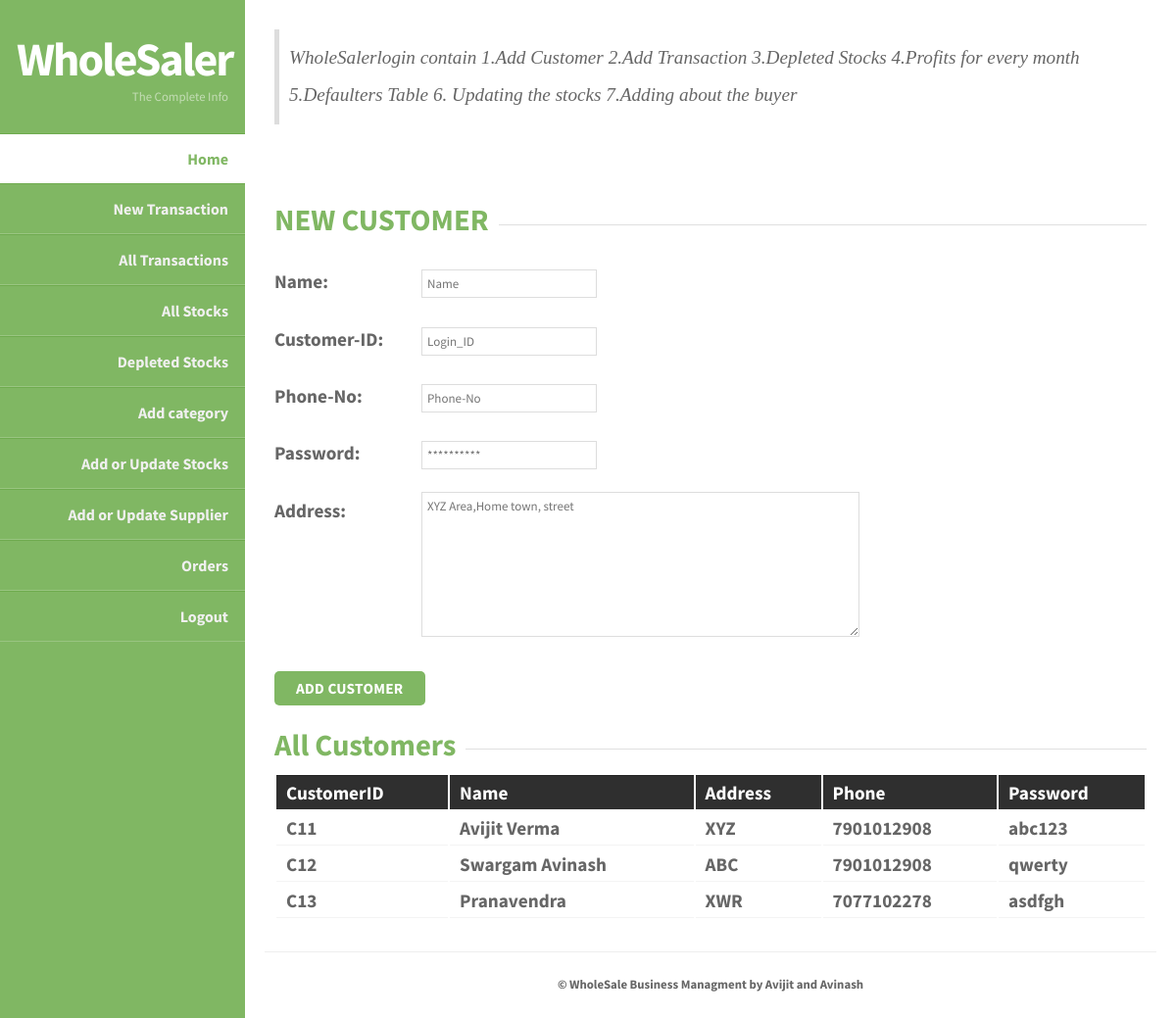
The page /PHP_files/WholeSaler-Login.php (signed in) on the database its author committed.
### tables this page shows
CREATE TABLE `customer_information` (
  `CustomerID` varchar(30) NOT NULL,
  `Name` varchar(30) NOT NULL,
  `Address` varchar(50) NOT NULL,
  `Phone` varchar(15) NOT NULL,
  `Password` varchar(15) NOT NULL
);

### PHP_files/WholeSaler-Login.php (the view, shortened to what this page needs)
<!doctype html>
<html>
<head>
<link rel="stylesheet" href="WholeSaler/styles.css" type="text/css" />
</head>
<body>
		<section id="body" class="width">
			<aside id="sidebar" class="column-left">
			<header>
				<h1><a href="#">WholeSaler</a></h1>
				<h2>The Complete Info</h2>
			</header>
			<nav id="mainnav">
  				<ul>
                            		<li class="selected-item"><a href="WholeSaler-Login.php">Home</a></li>
																<li><a href="AddTransaction.php">New Transaction</a></li>
																<li> <a href="AllTransactions.php">All Transactions</a></li>
																<li> <a href="AllStocks.php">All Stocks</a></li>
																<li><a href="Depleted_Stock.php">Depleted Stocks</a></li>
																<li> <a href="AddCategory.php">Add category</a></li>
                            		<li><a href="Update_Stocks.php">Add or Update Stocks</a></li>
                            		<li><a href="Add_Suppliers.php">Add or Update Supplier</a></li>
																<li><a href="Bills.php">Orders</a></li>
																<li><a href="Logout.php">Logout</a></li>
          </ul>
			</nav>
			</aside>
		<section id="content" class="column-right">
	    <article>
		<blockquote><p>WholeSalerlogin contain 1.Add Customer 2.Add Transaction 3.Depleted Stocks 4.Profits for every month 5.Defaulters Table 6. Updating the stocks 7.Adding about the buyer</p></blockquote>
		<p>&nbsp;</p>
		<fieldset>
					<legend><strong><h3>NEW CUSTOMER</h3></strong></legend>
					<form action="Addcustomer.php" method="POST">
						<p><label for="name"><strong>Name:</strong></label>
						<input type="text" name="Cname" id="name"  placeholder = "Name" required/><b/></p>
						<p><label for="CustomerID">Customer-ID:</label>
						<input type="text" name="CustomerID" id="CustomerID" placeholder= "Login_ID" required/><br /></p>
						<p><label for="Phone">Phone-No:</label>
						<input type="text" name="Phone" id="Phone" placeholder="Phone-No"   required/><br /></p>
						<p><label for="password">Password:</label>
						<input type="password" name="Password" id="password" placeholder="**********" required/><br /></p>
						<p><label for="Address">Address:</label>
						<textarea cols="60" rows="8" name="Address" id="Address" placeholder="XYZ Area,Home town, street"required></textarea><br /></p>
						<p><input type="submit" name="Add" class="formbutton" value="Add Customer" /></p>
					</form>
		</fieldset>
		<fieldset>
		<legend><strong><h3>All Customers</h3></strong></legend>
		<table>
			<tr>
				<th>CustomerID</th>
				<th>Name</th>
				<th>Address</th>
				<th>Phone</th>
				<th>Password</th>
			</tr>
			<?php
				$conn = mysqli_connect("localhost","root","","WholeSale_Management");
				$sql = "SELECT * FROM Customer_information";
				$result = mysqli_query($conn,$sql) or die("Error: $sql. ".mysql_error($conn));
				$row = mysqli_fetch_assoc($result);
				do { ?>
			<tr>
				<td><?php echo $row['CustomerID']; ?></td>
				<td><?php echo $row['Name']; ?></td>
				<td><?php echo $row['Address']; ?></td>
				<td><?php echo $row['Phone']; ?></td>
				<td><?php echo $row['Password']; ?></td>
			</tr>
			<?php } while($row = mysqli_fetch_assoc($result)) ?>
		</table>
	</fieldset>
		</article>
			<footer class="clear">
				<p>&copy; WholeSale Business Managment by Avijit and Avinash </p>
			</footer>
		</section>
	</section>
</body>
</html>

### PHP_files/WholeSaler/styles.css (style rules this page uses)
body { margin:0px auto; padding:0; background: #222; font-family: "Source Sans Pro","sans-serif"; font-size: 1.0em; color:#666; }
* { margin:0; padding:0; }
table { width:100%; text-align:left; }
th, td { padding:5px 10px; }
th { color:#fff; border-top:1px solid #222; background-color:#2F2F2F; }
td { border-bottom:1px solid #f4f4f4; }
code, blockquote { display:block; border-left:5px solid #ddd; padding:10px; margin-bottom:20px; }
blockquote p { font-style:italic; font-family:Georgia, "Times New Roman", Times, serif; margin:0; height: 1%; }
p { line-height:2.0em; margin-bottom:20px; }
a { color:#6FAB4F; }
fieldset { display:block; border:none; border-top:1px solid #e0e0e0; }
fieldset legend { font-weight:bold; padding-right:10px; color:#999; }
fieldset form { padding-top:15px; }
fieldset p label { float:left; width:150px; font-family: "Source Sans Pro","sans-serif"; }
fieldset form input, fieldset form select, fieldset form textarea { padding:5px; color:#333333; font-size:13px; font-family: "Source Sans Pro","sans-serif"; border:1px solid #ddd; }
fieldset form input.formbutton { border:none; background-color: #80B763; border-radius: 5px; color: #FFFFFF; display: inline-block; font-weight: bold; padding: 8px 22px; font-size: 0.8em; letter-spacing: 0.25px; text-decoration: none; text-transform: uppercase; }
h1 { font-size:2.0em; }
h2 { color:#2f2f2f; font-size:1.8em; font-weight:bold; padding:0 0 5px; margin:0; }
h3 { color:#80B763; font-size:1.6em; padding-bottom:10px; }
ul, ol { margin:0 0 35px 35px; }
li { padding-bottom:5px; }
.width { width:auto; margin: 0 auto; }
header { padding:30px 17px 30px; margin:0 auto; }
header h1 { text-align: right; }
header h1 a, header h1 a:hover, header h1 a:visited { color: #fff; font-size: 1.5em; text-decoration: none; letter-spacing:-2px; }
header h2 { color:#C4DDB6; text-align: right; font-size: 0.8em; font-weight: normal; padding-bottom:0; letter-spacing:0; }
section#body { padding: 0; background: #80B763; }
section#content { margin-left: 250px; padding: 20px; background-color: #fff; }
.column-left { float:left; }
.column-right { float:right; }
aside#sidebar { width:250px; position: fixed; }
nav#mainnav ul { padding: 0; margin: 0; list-style: none; }
nav#mainnav li { padding:0; border-bottom: 1px solid #99C581; border-top: 1px solid #6FAB4F; }
nav#mainnav li.selected-item { border-bottom:none; }
nav#mainnav li.selected-item a, nav#mainnav li.selected-item a:hover { color:#80B763; font-weight:bold; background: #fff; }
nav#mainnav li a { color: #f0f0f0; display: block; padding: 15px 17px; text-align: right; font-weight: bold; text-decoration: none; }
article { padding: 10px 10px 30px; font-size: 1.2em; border-bottom: 1px solid #eee; }
footer { padding:20px 0px; }
footer p { color:#666; margin:0; font-size:0.8em; text-align: center; }
.clear:after { display: block; clear: both; visibility: hidden; line-height: 0; height: 0; }
.clear { clear: both; display: inline-block; }
.clear { display: block; }

### rows shown on the page
customer_information: CustomerID "C11", Name "Avijit Verma", Address "XYZ", Phone "7901012908", Password "abc123"
customer_information: CustomerID "C12", Name "Swargam Avinash", Address "ABC", Phone "7901012908", Password "qwerty"
customer_information: CustomerID "C13", Name "Pranavendra", Address "XWR", Phone "7077102278", Password "asdfgh"
